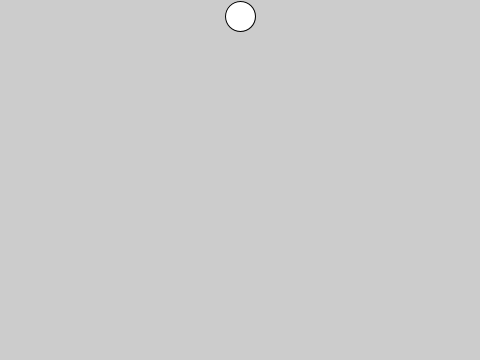
Frame 1 (no input)
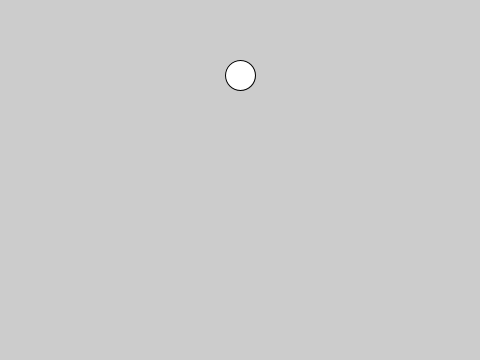
Frame 60 (the mouse pressed at the canvas centre just before this capture)
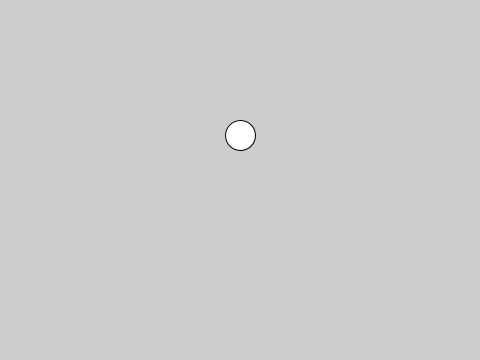
Frame 120 (the mouse held since frame 60 and released just before this capture)

The Processing sketch that drew these frames (run headless with seeded random() and noise(); from frame 60 on, the mouse is pressed at the canvas centre):

// Processing sketch: processing_131241
// ── processing_131241.pde

//Carlyn Maw, January 2014
//Week 3 Boundries, Example 4
//The ball drops, what happens to it now?

int ySpeed = 1;
int ballRadius = 15;
int ballY = ballRadius+1;


void setup() { 
  size(480, 360); //cannot use constants in JavaScript mode.
  background(204);
}

void draw() {
  background(204);
  ellipseMode(RADIUS);
  ellipse(width/2, ballY, ballRadius, ballRadius);
  ballY = ballY + ySpeed;
  if (ballY > height-ballRadius || ballY < 0+ballRadius) {
      ySpeed *= - 1;
    }
}
